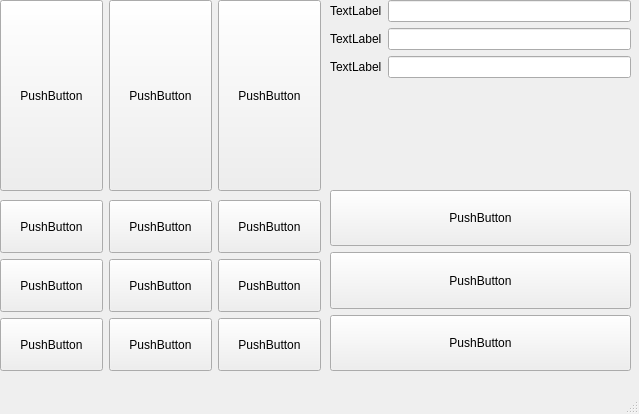
<?xml version="1.0" encoding="UTF-8"?>
<ui version="4.0">
 <class>MainWindow</class>
 <widget class="QMainWindow" name="MainWindow">
  <property name="geometry">
   <rect>
    <x>0</x>
    <y>0</y>
    <width>639</width>
    <height>414</height>
   </rect>
  </property>
  <property name="windowTitle">
   <string>MainWindow</string>
  </property>
  <widget class="QWidget" name="centralwidget">
   <widget class="QWidget" name="formLayoutWidget">
    <property name="geometry">
     <rect>
      <x>330</x>
      <y>0</y>
      <width>301</width>
      <height>181</height>
     </rect>
    </property>
    <layout class="QFormLayout" name="formLayout">
     <item row="0" column="0">
      <widget class="QLabel" name="label">
       <property name="text">
        <string>TextLabel</string>
       </property>
      </widget>
     </item>
     <item row="1" column="0">
      <widget class="QLabel" name="label_2">
       <property name="text">
        <string>TextLabel</string>
       </property>
      </widget>
     </item>
     <item row="2" column="0">
      <widget class="QLabel" name="label_3">
       <property name="text">
        <string>TextLabel</string>
       </property>
      </widget>
     </item>
     <item row="0" column="1">
      <widget class="QLineEdit" name="lineEdit">
       <property name="sizePolicy">
        <sizepolicy hsizetype="Expanding" vsizetype="Preferred">
         <horstretch>0</horstretch>
         <verstretch>0</verstretch>
        </sizepolicy>
       </property>
      </widget>
     </item>
     <item row="1" column="1">
      <widget class="QLineEdit" name="lineEdit_2">
       <property name="sizePolicy">
        <sizepolicy hsizetype="Expanding" vsizetype="Preferred">
         <horstretch>0</horstretch>
         <verstretch>0</verstretch>
        </sizepolicy>
       </property>
      </widget>
     </item>
     <item row="2" column="1">
      <widget class="QLineEdit" name="lineEdit_3">
       <property name="sizePolicy">
        <sizepolicy hsizetype="Expanding" vsizetype="Preferred">
         <horstretch>0</horstretch>
         <verstretch>0</verstretch>
        </sizepolicy>
       </property>
      </widget>
     </item>
    </layout>
   </widget>
   <widget class="QWidget" name="gridLayoutWidget">
    <property name="geometry">
     <rect>
      <x>0</x>
      <y>200</y>
      <width>321</width>
      <height>171</height>
     </rect>
    </property>
    <layout class="QGridLayout" name="gridLayout">
     <item row="0" column="2">
      <widget class="QPushButton" name="pushButton_10">
       <property name="sizePolicy">
        <sizepolicy hsizetype="Minimum" vsizetype="Preferred">
         <horstretch>0</horstretch>
         <verstretch>0</verstretch>
        </sizepolicy>
       </property>
       <property name="text">
        <string>PushButton</string>
       </property>
      </widget>
     </item>
     <item row="1" column="2">
      <widget class="QPushButton" name="pushButton_11">
       <property name="sizePolicy">
        <sizepolicy hsizetype="Minimum" vsizetype="Preferred">
         <horstretch>0</horstretch>
         <verstretch>0</verstretch>
        </sizepolicy>
       </property>
       <property name="text">
        <string>PushButton</string>
       </property>
      </widget>
     </item>
     <item row="0" column="0">
      <widget class="QPushButton" name="pushButton_7">
       <property name="sizePolicy">
        <sizepolicy hsizetype="Minimum" vsizetype="Preferred">
         <horstretch>0</horstretch>
         <verstretch>0</verstretch>
        </sizepolicy>
       </property>
       <property name="text">
        <string>PushButton</string>
       </property>
      </widget>
     </item>
     <item row="1" column="1">
      <widget class="QPushButton" name="pushButton_12">
       <property name="sizePolicy">
        <sizepolicy hsizetype="Minimum" vsizetype="Preferred">
         <horstretch>0</horstretch>
         <verstretch>0</verstretch>
        </sizepolicy>
       </property>
       <property name="text">
        <string>PushButton</string>
       </property>
      </widget>
     </item>
     <item row="0" column="1">
      <widget class="QPushButton" name="pushButton_8">
       <property name="sizePolicy">
        <sizepolicy hsizetype="Minimum" vsizetype="Preferred">
         <horstretch>0</horstretch>
         <verstretch>0</verstretch>
        </sizepolicy>
       </property>
       <property name="text">
        <string>PushButton</string>
       </property>
      </widget>
     </item>
     <item row="1" column="0">
      <widget class="QPushButton" name="pushButton_9">
       <property name="sizePolicy">
        <sizepolicy hsizetype="Minimum" vsizetype="Preferred">
         <horstretch>0</horstretch>
         <verstretch>0</verstretch>
        </sizepolicy>
       </property>
       <property name="text">
        <string>PushButton</string>
       </property>
      </widget>
     </item>
     <item row="2" column="0">
      <widget class="QPushButton" name="pushButton_13">
       <property name="sizePolicy">
        <sizepolicy hsizetype="Minimum" vsizetype="Preferred">
         <horstretch>0</horstretch>
         <verstretch>0</verstretch>
        </sizepolicy>
       </property>
       <property name="text">
        <string>PushButton</string>
       </property>
      </widget>
     </item>
     <item row="2" column="1">
      <widget class="QPushButton" name="pushButton_14">
       <property name="sizePolicy">
        <sizepolicy hsizetype="Minimum" vsizetype="Preferred">
         <horstretch>0</horstretch>
         <verstretch>0</verstretch>
        </sizepolicy>
       </property>
       <property name="text">
        <string>PushButton</string>
       </property>
      </widget>
     </item>
     <item row="2" column="2">
      <widget class="QPushButton" name="pushButton_15">
       <property name="sizePolicy">
        <sizepolicy hsizetype="Minimum" vsizetype="Preferred">
         <horstretch>0</horstretch>
         <verstretch>0</verstretch>
        </sizepolicy>
       </property>
       <property name="text">
        <string>PushButton</string>
       </property>
      </widget>
     </item>
    </layout>
   </widget>
   <widget class="QWidget" name="">
    <property name="geometry">
     <rect>
      <x>0</x>
      <y>0</y>
      <width>321</width>
      <height>191</height>
     </rect>
    </property>
    <layout class="QHBoxLayout" name="horizontalLayout">
     <item>
      <widget class="QPushButton" name="pushButton">
       <property name="sizePolicy">
        <sizepolicy hsizetype="Minimum" vsizetype="Preferred">
         <horstretch>0</horstretch>
         <verstretch>0</verstretch>
        </sizepolicy>
       </property>
       <property name="text">
        <string>PushButton</string>
       </property>
      </widget>
     </item>
     <item>
      <widget class="QPushButton" name="pushButton_2">
       <property name="sizePolicy">
        <sizepolicy hsizetype="Minimum" vsizetype="Preferred">
         <horstretch>0</horstretch>
         <verstretch>0</verstretch>
        </sizepolicy>
       </property>
       <property name="text">
        <string>PushButton</string>
       </property>
      </widget>
     </item>
     <item>
      <widget class="QPushButton" name="pushButton_3">
       <property name="sizePolicy">
        <sizepolicy hsizetype="Minimum" vsizetype="Preferred">
         <horstretch>0</horstretch>
         <verstretch>0</verstretch>
        </sizepolicy>
       </property>
       <property name="text">
        <string>PushButton</string>
       </property>
      </widget>
     </item>
    </layout>
   </widget>
   <widget class="QWidget" name="">
    <property name="geometry">
     <rect>
      <x>330</x>
      <y>190</y>
      <width>301</width>
      <height>181</height>
     </rect>
    </property>
    <layout class="QVBoxLayout" name="verticalLayout">
     <item>
      <widget class="QPushButton" name="pushButton_4">
       <property name="sizePolicy">
        <sizepolicy hsizetype="Minimum" vsizetype="Preferred">
         <horstretch>0</horstretch>
         <verstretch>0</verstretch>
        </sizepolicy>
       </property>
       <property name="text">
        <string>PushButton</string>
       </property>
      </widget>
     </item>
     <item>
      <widget class="QPushButton" name="pushButton_5">
       <property name="sizePolicy">
        <sizepolicy hsizetype="Minimum" vsizetype="Preferred">
         <horstretch>0</horstretch>
         <verstretch>0</verstretch>
        </sizepolicy>
       </property>
       <property name="text">
        <string>PushButton</string>
       </property>
      </widget>
     </item>
     <item>
      <widget class="QPushButton" name="pushButton_6">
       <property name="sizePolicy">
        <sizepolicy hsizetype="Minimum" vsizetype="Preferred">
         <horstretch>0</horstretch>
         <verstretch>0</verstretch>
        </sizepolicy>
       </property>
       <property name="text">
        <string>PushButton</string>
       </property>
      </widget>
     </item>
    </layout>
   </widget>
  </widget>
  <widget class="QMenuBar" name="menubar">
   <property name="geometry">
    <rect>
     <x>0</x>
     <y>0</y>
     <width>639</width>
     <height>21</height>
    </rect>
   </property>
  </widget>
  <widget class="QStatusBar" name="statusbar"/>
 </widget>
 <resources/>
 <connections/>
</ui>
